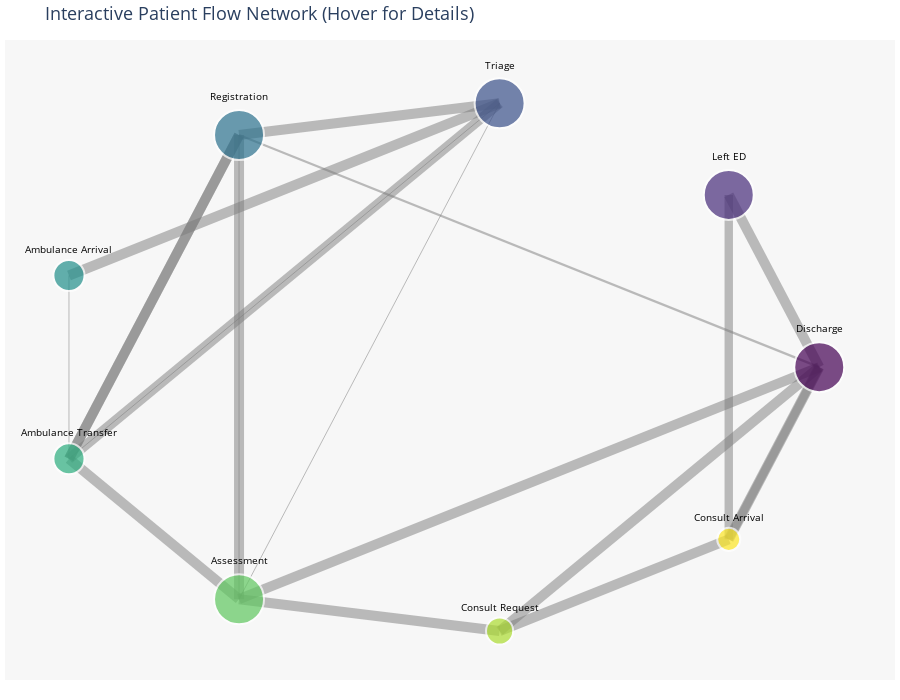

Notebook code for this chart:
### Markdown cell above
---
## 📊 Interactive DFG Usage Examples

Now that we have `dfg_all` created, let's explore it using the interactive drill-down functions!

### Code cell
# Example 1: Display Interactive Network DFG
# This visualization allows you to hover over nodes and edges for details
fig_network = create_interactive_dfg_with_drilldown(
    dfg_all, 
    event_log,
    title="Interactive Patient Flow Network (Hover for Details)",
    min_edge_count=50
)
fig_network.show()

### Figure 1 — Plotly figure (JSON) as saved in the notebook; plotly's stock layout.template omitted (floating-point values rounded to 4 significant figures)
{"data": [{"hoverinfo": "text", "line": {"color": "rgba(125, 125, 125, 0.5)", "width": 10}, "mode": "lines", "name": "Discharge-Left ED", "text": "Discharge → Left ED<br>Count: 14,972<br>Median: 7.0 min<br>Mean: 48.7 min<br>Std: 188.3 min<br><b>Click edge to see details</b>", "type": "scatter", "x": [1, 0.766, null], "y": [0, 0.6428, null]}, {"hoverinfo": "text", "line": {"color": "rgba(125, 125, 125, 0.5)", "width": 10}, "mode": "lines", "name": "Triage-Registration", "text": "Triage → Registration<br>Count: 14,802<br>Median: 6.0 min<br>Mean: 6.6 min<br>Std: 4.3 min<br><b>Click edge to see details</b>", "type": "scatter", "x": [0.1736, -0.5, null], "y": [0.9848, 0.866, null]}, {"hoverinfo": "text", "line": {"color": "rgba(125, 125, 125, 0.5)", "width": 2.22}, "mode": "lines", "name": "Registration-Discharge", "text": "Registration → Discharge<br>Count: 222<br>Median: 88.0 min<br>Mean: 111.6 min<br>Std: 105.0 min<br><b>Click edge to see details</b>", "type": "scatter", "x": [-0.5, 1, null], "y": [0.866, 0, null]}, {"hoverinfo": "text", "line": {"color": "rgba(125, 125, 125, 0.5)", "width": 10}, "mode": "lines", "name": "Ambulance Arrival-Triage", "text": "Ambulance Arrival → Triage<br>Count: 3,032<br>Median: 7.0 min<br>Mean: 63.7 min<br>Std: 227.1 min<br><b>Click edge to see details</b>", "type": "scatter", "x": [-0.9397, 0.1736, null], "y": [0.342, 0.9848, null]}, {"hoverinfo": "text", "line": {"color": "rgba(125, 125, 125, 0.5)", "width": 10}, "mode": "lines", "name": "Triage-Ambulance Transfer", "text": "Triage → Ambulance Transfer<br>Count: 1,122<br>Median: 6.0 min<br>Mean: 6.3 min<br>Std: 2.7 min<br><b>Click edge to see details</b>", "type": "scatter", "x": [0.1736, -0.9397, null], "y": [0.9848, -0.342, null]}, {"hoverinfo": "text", "line": {"color": "rgba(125, 125, 125, 0.5)", "width": 10}, "mode": "lines", "name": "Ambulance Transfer-Registration", "text": "Ambulance Transfer → Registration<br>Count: 1,101<br>Median: 2.0 min<br>Mean: 3.2 min<br>Std: 3.6 min<br><b>Click edge to see details</b>", "type": "scatter", "x": [-0.9397, -0.5, null], "y": [-0.342, 0.866, null]}, {"hoverinfo": "text", "line": {"color": "rgba(125, 125, 125, 0.5)", "width": 10}, "mode": "lines", "name": "Registration-Assessment", "text": "Registration → Assessment<br>Count: 13,872<br>Median: 35.0 min<br>Mean: 47.7 min<br>Std: 43.0 min<br><b>Click edge to see details</b>", "type": "scatter", "x": [-0.5, -0.5, null], "y": [0.866, -0.866, null]}, {"hoverinfo": "text", "line": {"color": "rgba(125, 125, 125, 0.5)", "width": 10}, "mode": "lines", "name": "Assessment-Discharge", "text": "Assessment → Discharge<br>Count: 13,062<br>Median: 92.0 min<br>Mean: 130.9 min<br>Std: 152.5 min<br><b>Click edge to see details</b>", "type": "scatter", "x": [-0.5, 1, null], "y": [-0.866, 0, null]}, {"hoverinfo": "text", "line": {"color": "rgba(125, 125, 125, 0.5)", "width": 10}, "mode": "lines", "name": "Assessment-Consult Request", "text": "Assessment → Consult Request<br>Count: 2,634<br>Median: 136.5 min<br>Mean: 173.4 min<br>Std: 164.8 min<br><b>Click edge to see details</b>", "type": "scatter", "x": [-0.5, 0.1736, null], "y": [-0.866, -0.9848, null]}, {"hoverinfo": "text", "line": {"color": "rgba(125, 125, 125, 0.5)", "width": 10}, "mode": "lines", "name": "Consult Request-Consult Arrival", "text": "Consult Request → Consult Arrival<br>Count: 1,470<br>Median: 107.0 min<br>Mean: 139.2 min<br>Std: 135.8 min<br><b>Click edge to see details</b>", "type": "scatter", "x": [0.1736, 0.766, null], "y": [-0.9848, -0.6428, null]}, {"hoverinfo": "text", "line": {"color": "rgba(125, 125, 125, 0.5)", "width": 10}, "mode": "lines", "name": "Consult Arrival-Discharge", "text": "Consult Arrival → Discharge<br>Count: 1,466<br>Median: 32.0 min<br>Mean: 75.9 min<br>Std: 139.3 min<br><b>Click edge to see details</b>", "type": "scatter", "x": [0.766, 1, null], "y": [-0.6428, 0, null]}, {"hoverinfo": "text", "line": {"color": "rgba(125, 125, 125, 0.5)", "width": 10}, "mode": "lines", "name": "Consult Request-Discharge", "text": "Consult Request → Discharge<br>Count: 1,228<br>Median: 129.0 min<br>Mean: 170.1 min<br>Std: 156.8 min<br><b>Click edge to see details</b>", "type": "scatter", "x": [0.1736, 1, null], "y": [-0.9848, 0, null]}, {"hoverinfo": "text", "line": {"color": "rgba(125, 125, 125, 0.5)", "width": 8.33}, "mode": "lines", "name": "Discharge-Consult Arrival", "text": "Discharge → Consult Arrival<br>Count: 833<br>Median: 4.0 min<br>Mean: 11.0 min<br>Std: 99.6 min<br><b>Click edge to see details</b>", "type": "scatter", "x": [1, 0.766, null], "y": [0, -0.6428, null]}, {"hoverinfo": "text", "line": {"color": "rgba(125, 125, 125, 0.5)", "width": 8.39}, "mode": "lines", "name": "Consult Arrival-Left ED", "text": "Consult Arrival → Left ED<br>Count: 839<br>Median: 142.0 min<br>Mean: 306.9 min<br>Std: 396.9 min<br><b>Click edge to see details</b>", "type": "scatter", "x": [0.766, 0.766, null], "y": [-0.6428, 0.6428, null]}, {"hoverinfo": "text", "line": {"color": "rgba(125, 125, 125, 0.5)", "width": 10}, "mode": "lines", "name": "Registration-Ambulance Transfer", "text": "Registration → Ambulance Transfer<br>Count: 1,874<br>Median: 1.0 min<br>Mean: 3.2 min<br>Std: 6.7 min<br><b>Click edge to see details</b>", "type": "scatter", "x": [-0.5, -0.9397, null], "y": [0.866, -0.342, null]}, {"hoverinfo": "text", "line": {"color": "rgba(125, 125, 125, 0.5)", "width": 10}, "mode": "lines", "name": "Ambulance Transfer-Assessment", "text": "Ambulance Transfer → Assessment<br>Count: 1,880<br>Median: 29.0 min<br>Mean: 42.6 min<br>Std: 42.7 min<br><b>Click edge to see details</b>", "type": "scatter", "x": [-0.9397, -0.5, null], "y": [-0.342, -0.866, null]}, {"hoverinfo": "text", "line": {"color": "rgba(125, 125, 125, 0.5)", "width": 1}, "mode": "lines", "name": "Triage-Assessment", "text": "Triage → Assessment<br>Count: 68<br>Median: 4.5 min<br>Mean: 6.0 min<br>Std: 7.2 min<br><b>Click edge to see details</b>", "type": "scatter", "x": [0.1736, -0.5, null], "y": [0.9848, -0.866, null]}, {"hoverinfo": "text", "line": {"color": "rgba(125, 125, 125, 0.5)", "width": 1}, "mode": "lines", "name": "Assessment-Registration", "text": "Assessment → Registration<br>Count: 84<br>Median: 3.0 min<br>Mean: 3.9 min<br>Std: 3.4 min<br><b>Click edge to see details</b>", "type": "scatter", "x": [-0.5, -0.5, null], "y": [-0.866, 0.866, null]}, {"hoverinfo": "text", "line": {"color": "rgba(125, 125, 125, 0.5)", "width": 1}, "mode": "lines", "name": "Ambulance Arrival-Ambulance Transfer", "text": "Ambulance Arrival → Ambulance Transfer<br>Count: 62<br>Median: 0.0 min<br>Mean: 15.4 min<br>Std: 93.5 min<br><b>Click edge to see details</b>", "type": "scatter", "x": [-0.9397, -0.9397, null], "y": [0.342, -0.342, null]}, {"hoverinfo": "text", "line": {"color": "rgba(125, 125, 125, 0.5)", "width": 1}, "mode": "lines", "name": "Ambulance Transfer-Triage", "text": "Ambulance Transfer → Triage<br>Count: 58<br>Median: 247.5 min<br>Mean: 395.4 min<br>Std: 404.5 min<br><b>Click edge to see details</b>", "type": "scatter", "x": [-0.9397, 0.1736, null], "y": [-0.342, 0.9848, null]}, {"hoverinfo": "text", "hovertext": ["Discharge<br>Count: 16,011<br><b>Click for details</b>", "Left ED<br>Count: 15,825<br><b>Click for details</b>", "Triage<br>Count: 16,010<br><b>Click for details</b>", "Registration<br>Count: 16,011<br><b>Click for details</b>", "Ambulance Arrival<br>Count: 3,115<br><b>Click for details</b>", "Ambulance Transfer<br>Count: 3,115<br><b>Click for details</b>", "Assessment<br>Count: 15,848<br><b>Click for details</b>", "Consult Request<br>Count: 2,718<br><b>Click for details</b>", "Consult Arrival<br>Count: 2,312<br><b>Click for details</b>"], "marker": {"color": [0, 1, 2, 3, 4, 5, 6, 7, 8], "colorscale": [[0, "#440154"], [0.1111, "#482878"], [0.2222, "#3e4989"], [0.3333, "#31688e"], [0.4444, "#26828e"], [0.5556, "#1f9e89"], [0.6667, "#35b779"], [0.7778, "#6ece58"], [0.8889, "#b5de2b"], [1, "#fde725"]], "line": {"color": "white", "width": 2}, "showscale": false, "size": [50, 50, 50, 50, 31.15, 31.15, 50, 27.18, 23.12]}, "mode": "markers+text", "name": "Activities", "text": ["Discharge", "Left ED", "Triage", "Registration", "Ambulance Arrival", "Ambulance Transfer", "Assessment", "Consult Request", "Consult Arrival"], "textfont": {"color": "black", "size": 10}, "textposition": "top center", "type": "scatter", "x": [1, 0.766, 0.1736, -0.5, -0.9397, -0.9397, -0.5, 0.1736, 0.766], "y": [0, 0.6428, 0.9848, 0.866, 0.342, -0.342, -0.866, -0.9848, -0.6428]}], "layout": {"height": 700, "hovermode": "closest", "margin": {"b": 20, "l": 5, "r": 5, "t": 40}, "plot_bgcolor": "rgba(240, 240, 240, 0.5)", "showlegend": false, "title": {"font": {"size": 18}, "text": "Interactive Patient Flow Network (Hover for Details)"}, "xaxis": {"showgrid": false, "showticklabels": false, "zeroline": false}, "yaxis": {"showgrid": false, "showticklabels": false, "zeroline": false}}}
